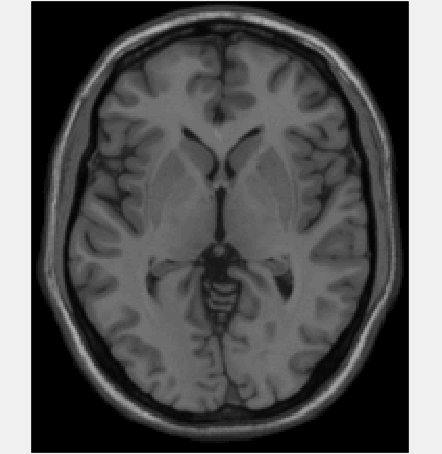
%> input picture AffineTransformation/fix.tiff, 442 x 454 px
$ octave registration_20160611.m   (GNU Octave 9; MATLAB toolbox functions it lacks are replaced by stand-ins)
%> lines starting %> are read from the running program, lines starting %| are printed output that depends on the picture
fixed = rgb2gray(imread('fix.tiff'));
%> fixed: size 454x442 uint8; min 0, max 240, mean 85.6
% moving = imrotate(fixed, 5, 'bilinear', 'crop');

moving = rgb2gray(imread('05.tiff'));
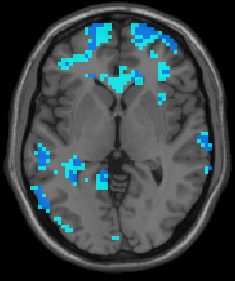
%> input picture AffineTransformation/05.tiff, 235 x 281 px
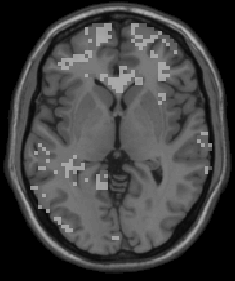
%> moving: size 281x235 uint8; min 0, max 182, mean 64.4
%test the other option
% moving = rgb2gray(imread('fix_test.tiff'));
imshowpair(fixed, moving,'montage');
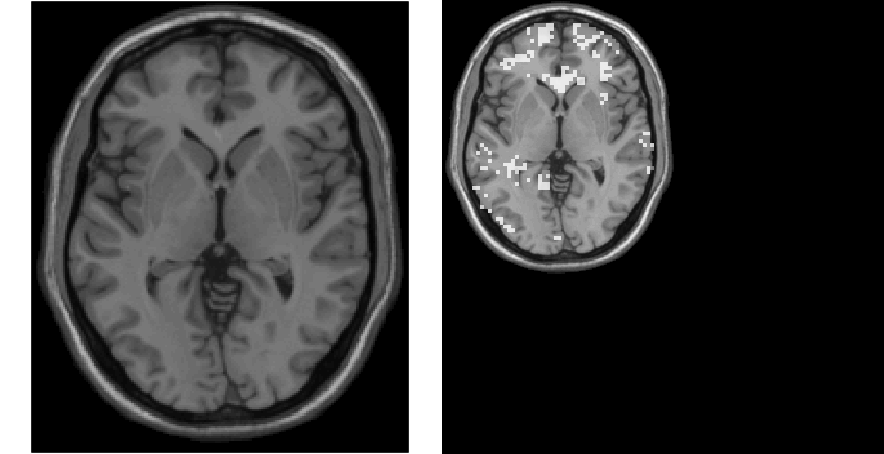
%> displayed picture: size 454x884, on the screen's scale of 0 to 255; min 0, max 255, mean 60.3
%> (the run ends here)
